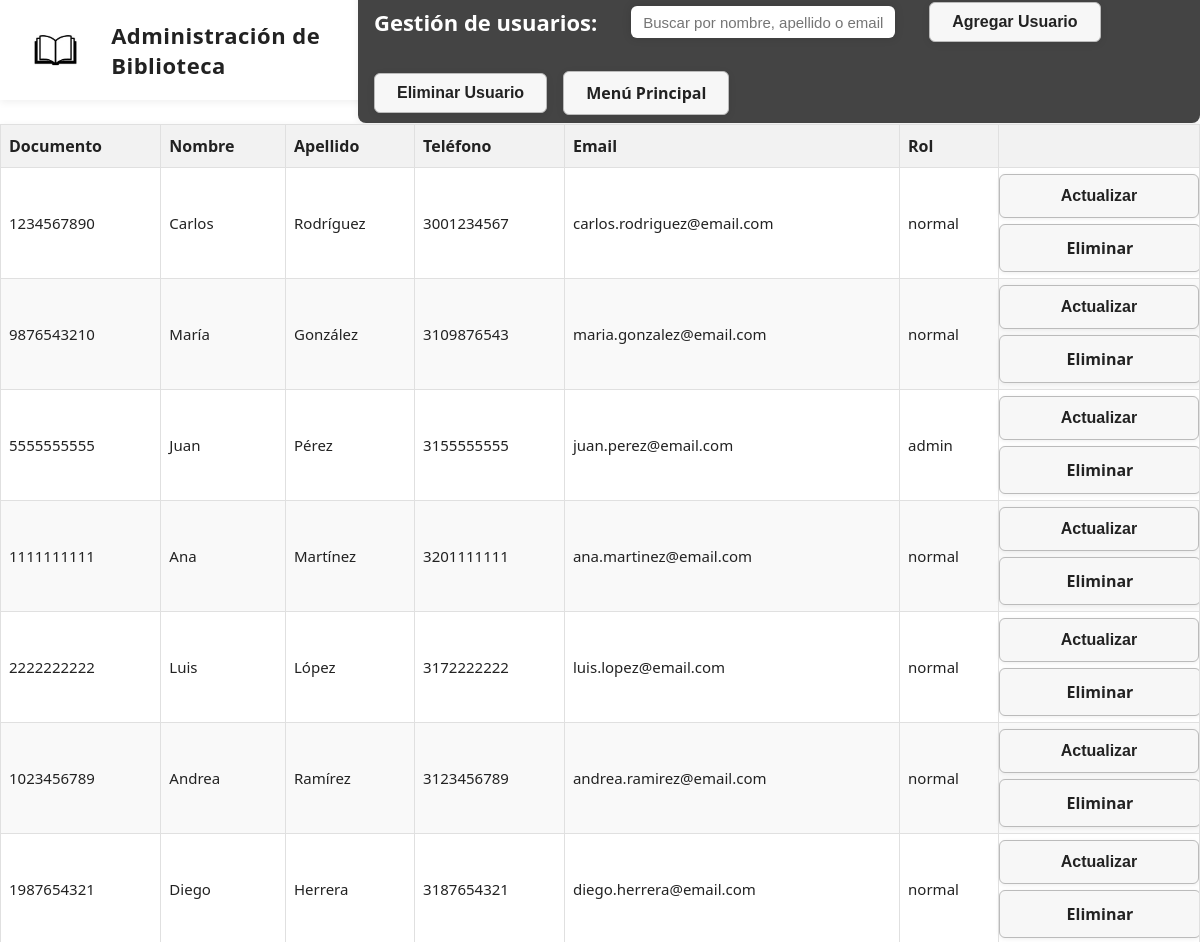
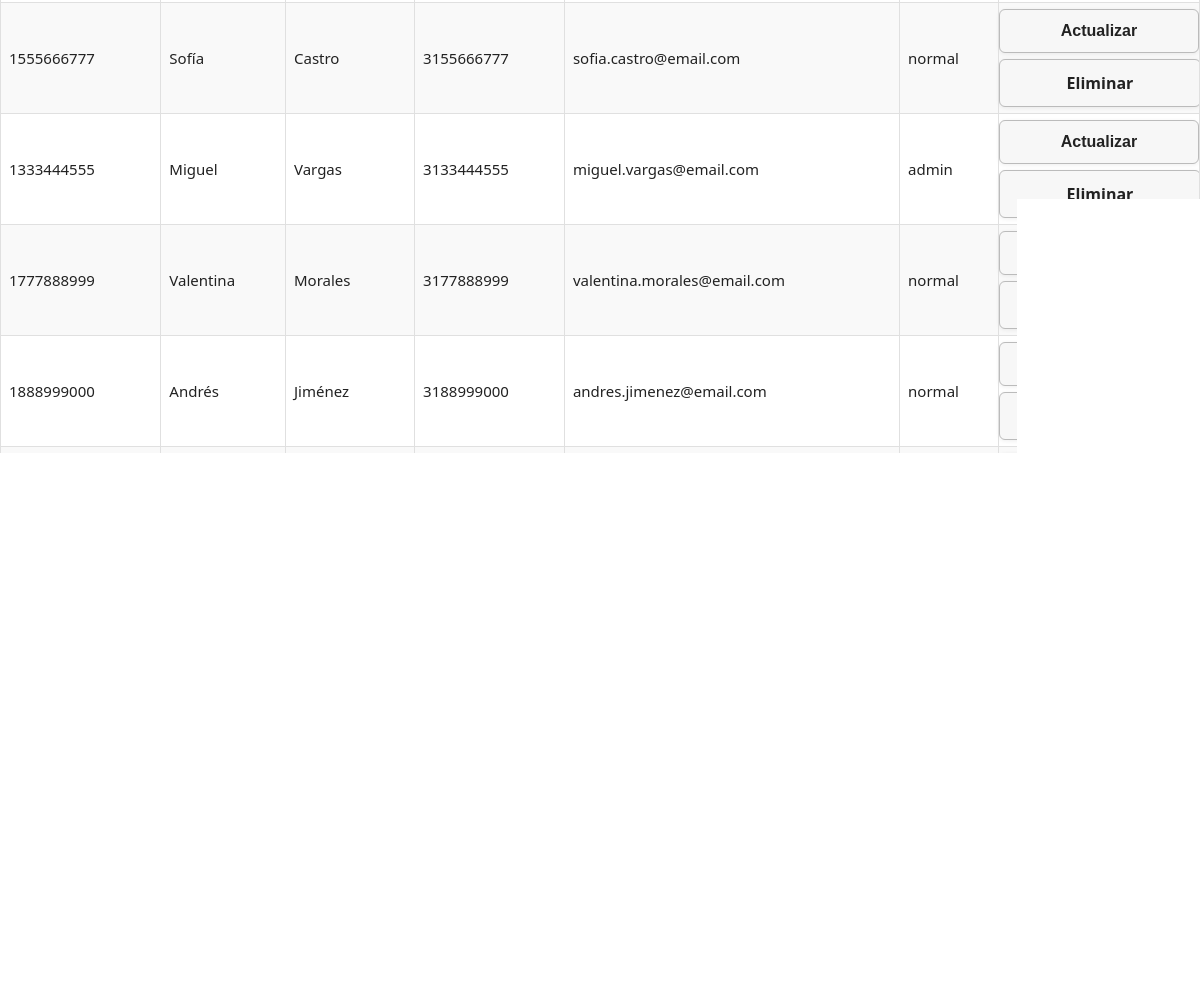
The page /usuarios on the database as committed earlier (2 pictures, top to bottom).
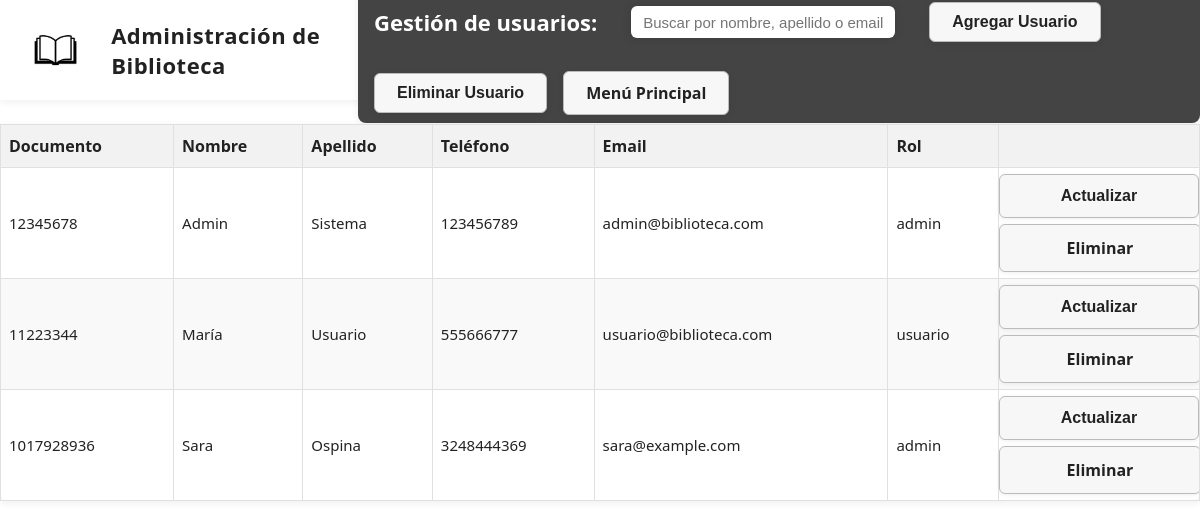
The same page on the database as committed later.
### tables this page shows
CREATE TABLE Usuario (
            id INTEGER PRIMARY KEY AUTOINCREMENT,
            nombre TEXT,
            apellido TEXT,
            documento TEXT UNIQUE,
            telefono TEXT,
            email TEXT,
            rol TEXT
        , password TEXT);

### app.py (the view)
@app.route("/usuarios")
def listar_usuarios():
    usuarios = Usuario.obtener_todos()
    return render_template("usuarios.html", usuarios=usuarios)

### Proyecto.py (called while the page is built)
def conectar_base_datos():
    return sqlite.connect(archivo_base_datos)

    @staticmethod
    def obtener_todos():
        conn = conectar_base_datos()
        cursor = conn.cursor()
        cursor.execute('SELECT * FROM Usuario')
        filas = cursor.fetchall()
        conn.close()
        usuarios = []
        for f in filas:
            usuario = Usuario(
                id=f[0], nombre=f[1], apellido=f[2], documento=f[3],
                telefono=f[4], email=f[5] if len(f) > 5 else None,
                rol=f[6] if len(f) > 6 else "usuario",
                password=f[7] if len(f) > 7 else None
            )
            usuarios.append(usuario)
        return usuarios

### templates/usuarios.html (shortened to what this page needs)
<!DOCTYPE html>
<html lang="es">
<head>
    <link rel="stylesheet" href="{{ url_for('static', filename='estilos_menu_usuarios.css') }}">
</head>
<body>
    <div class="Box">
        <img src="{{ url_for('static', filename='imagenes/LogoInicial.jpg') }}" alt="Logo" class="Box__img">
        <h1 class="Box__Title">Administración de Biblioteca</h1>
        <div class="Box_administracion">
            <h2 class="Administracion__title">Gestión de usuarios:</h2>
            <input type="text" id="input__Busqueda" placeholder="Buscar por nombre, apellido o email...">
            <button id="Boton_Agregar">Agregar Usuario</button>
            <button id="Boton_Eliminar">Eliminar Usuario</button>
            <a href="{{ url_for('index') }}" class="btn-menu-principal"> Menú Principal</a>
        </div>
    </div>
    <div class="Box Box__Tabla">
        <table class="Tabla__Usuarios" border="1">
            <thead>
                <tr>
                    <th>Documento</th><th>Nombre</th><th>Apellido</th><th>Teléfono</th><th>Email</th><th>Rol</th><th></th>
                </tr>
            </thead>
            <tbody id="tableBody">
                {% for usuario in usuarios %}
                <tr>
                    <td>{{ usuario.documento }}</td>
                    <td>{{ usuario.nombre }}</td>
                    <td>{{ usuario.apellido }}</td>
                    <td>{{ usuario.telefono }}</td>
                    <td>{{ usuario.email }}</td>
                    <td>{{ usuario.rol }}</td>
                    <td id="fila_boton">
                        <button class="btn-actualizar" data-usuario-documento="{{ usuario.documento }}">Actualizar</button>
                        <a href="#" class="btn-eliminar">Eliminar</a>
                    </td>
                </tr>
                {% endfor %}
            </tbody>
        </table>
    </div>
</body>
</html>

### static/estilos_menu_usuarios.css (style rules this page uses)
html, body { margin: 0; padding: 0; font-family: 'Segoe UI', Arial, sans-serif; background: #fff; color: #222; }
.Box { position: relative; background: #fff; width: 100%; height: 100px; margin: 0; z-index: 1; box-shadow: 0 2px 8px #0001; display: flex; align-items: center; gap: 18px; }
.Box__img { height: 50px; margin-left: 18px; }
.Box__Title { font-size: 22px; font-weight: 700; color: #222; letter-spacing: 0.5px; }
.Box_administracion { background: #444; width: 100%; min-height: 56px; z-index: 1; display: flex; flex-wrap: wrap; align-items: center; gap: 16px; padding: 12px 16px 8px 16px; box-sizing: border-box; border-radius: 0 0 8px 8px; box-shadow: 0 2px 8px #0001; }
.Administracion__title { color: #fff; font-size: 22px; font-weight: 600; margin-right: 18px; }
#input__Busqueda { width: 240px; height: 32px; border: none; border-radius: 6px; box-shadow: 0 0 10px 0 #1112; font-size: 15px; padding: 0 12px; margin-right: 18px; transition: box-shadow 0.2s; }
.Box_administracion button, .Box_administracion a.btn-menu-principal { background: #f7f7f7; color: #222; border: 1px solid #bbb; border-radius: 6px; padding: 10px 22px; font-size: 16px; font-weight: 600; margin: 0; box-shadow: 0 2px 8px #0001; transition: background 0.2s, color 0.2s, box-shadow 0.2s, border 0.2s; cursor: pointer; outline: none; display: inline-block; text-align: center; text-decoration: none; position: relative; }
.Box__Tabla { position: relative; z-index: 1; margin-top: 24px; top: 0; overflow-x: auto; width: 100%; box-sizing: border-box; background: none; height: 100%; }
.Tabla__Usuarios { width: 100%; min-width: 900px; border-collapse: collapse; background: #fff; border-radius: 8px; box-shadow: 0 2px 8px #0001; margin: 0 auto; }
th, td { padding: 10px 8px; font-size: 15px; color: #222; border: 1.5px solid #e0e0e0; text-align: left; }
th { background: #f2f2f2; font-size: 16px; color: #222; font-weight: 600; }
tr:nth-child(even) { background: #f9f9f9; }
#fila_boton { justify-content: center; width: 200px; padding: 0; }
.btn-actualizar, .btn-eliminar { background: #f7f7f7; display: block; width: 100%; padding: 12px 0; margin: 6px 0; text-decoration: none; border-radius: 6px; font-size: 16px; font-weight: 600; text-align: center; border: 1px solid #bbb; box-shadow: 0 1px 4px #0001; cursor: pointer; color: #222; transition: background 0.2s, color 0.2s, box-shadow 0.2s, border 0.2s; }

Rows that differ between the two databases and show on the page:
removed Usuario: documento "1234567890", nombre "Carlos", apellido "Rodríguez", telefono "3001234567", email "carlos.rodriguez@email.com", rol "normal"
removed Usuario: documento "9876543210", nombre "María", apellido "González", telefono "3109876543", email "maria.gonzalez@email.com", rol "normal"
removed Usuario: documento "5555555555", nombre "Juan", apellido "Pérez", telefono "3155555555", email "juan.perez@email.com", rol "admin"
removed Usuario: documento "1111111111", nombre "Ana", apellido "Martínez", telefono "3201111111", email "ana.martinez@email.com", rol "normal"
removed Usuario: documento "2222222222", nombre "Luis", apellido "López", telefono "3172222222", email "luis.lopez@email.com", rol "normal"
removed Usuario: documento "1023456789", nombre "Andrea", apellido "Ramírez", telefono "3123456789", email "andrea.ramirez@email.com", rol "normal"
removed Usuario: documento "1987654321", nombre "Diego", apellido "Herrera", telefono "3187654321", email "diego.herrera@email.com", rol "normal"
removed Usuario: documento "1555666777", nombre "Sofía", apellido "Castro", telefono "3155666777", email "sofia.castro@email.com", rol "normal"
removed Usuario: documento "1333444555", nombre "Miguel", apellido "Vargas", telefono "3133444555", email "miguel.vargas@email.com", rol "admin"
removed Usuario: documento "1777888999", nombre "Valentina", apellido "Morales", telefono "3177888999", email "valentina.morales@email.com", rol "normal"
removed Usuario: documento "1888999000", nombre "Andrés", apellido "Jiménez", telefono "3188999000", email "andres.jimenez@email.com", rol "normal"
added Usuario: documento "12345678", nombre "Admin", apellido "Sistema", telefono "123456789", email "admin@biblioteca.com", rol "admin"
added Usuario: documento "11223344", nombre "María", apellido "Usuario", telefono "555666777", email "usuario@biblioteca.com", rol "usuario"
added Usuario: documento "1017928936", nombre "Sara", apellido "Ospina", telefono "3248444369", email "sara@example.com", rol "admin"
